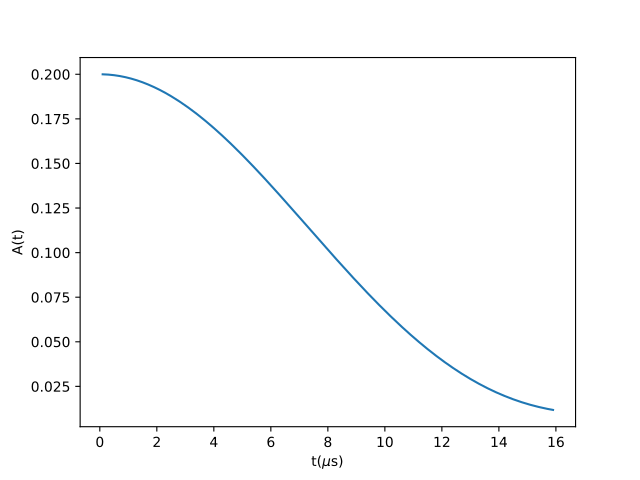

Recreate this plot in Python.
from mantid.simpleapi import FunctionWrapper
import matplotlib.pyplot as plt
import numpy as np
x = np.arange(0.1,16,0.1)
y = FunctionWrapper("GauBroadGauKT")
fig, ax=plt.subplots()
ax.plot(x, y(x))
ax.set_xlabel('t($\mu$s)')
ax.set_ylabel('A(t)')
